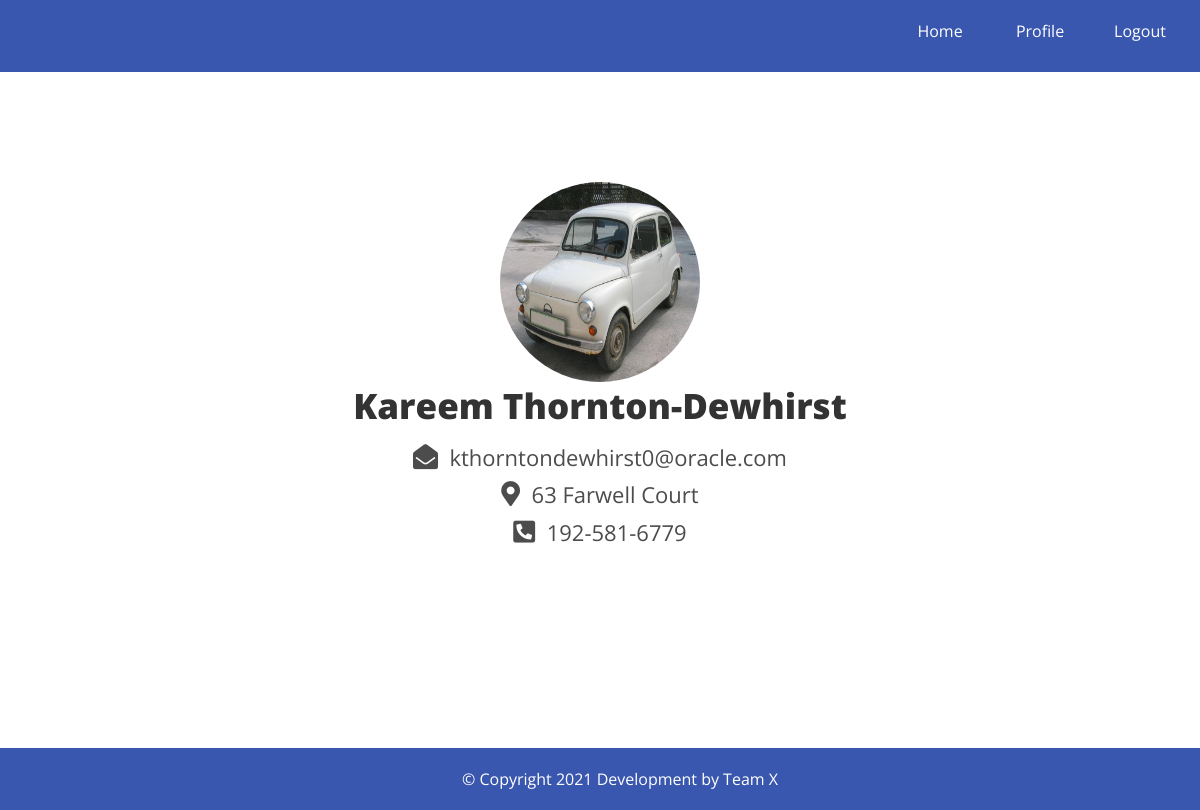
Screenshot of /view.php?id=1 (signed in) with the database file from the repository.
### tables this page shows
CREATE TABLE `user` (
  `ID` int(11) DEFAULT NULL,
  `image` varchar(50) DEFAULT NULL,
  `first_name` varchar(50) DEFAULT NULL,
  `last_name` varchar(50) DEFAULT NULL,
  `email` varchar(50) DEFAULT NULL,
  `address` varchar(50) DEFAULT NULL,
  `phone` varchar(50) DEFAULT NULL
);

### view.php (the view, shortened to what this page needs)
<?php
include('database.php');
include('includes/header-login.php');
$id = $_GET['id'];
$sql = "SELECT * FROM user WHERE id = $id";
$result = mysqli_query($conn, $sql);
?>
<div id="view"  class="container" style="text-align: center;">
<?php while ($row = mysqli_fetch_assoc($result)) { ?>
    <h1><?php echo "<img class = 'img' src='images/" . $row['image'] . "'> <br>"; ?>
     <?php echo $row['first_name'] ?>
     <?php echo $row['last_name'] . "<br>" ?></p></h1>
     <p><i class="fas fa-envelope-open"></i>&nbsp;&nbsp;<?php echo $row['email'] . "<br>" ?></p>
     <p><i class="fas fa-map-marker-alt"></i>&nbsp;&nbsp;<?php echo $row['address'] . "<br>" ?></p>
     <p><i class="fas fa-phone-square-alt"></i>&nbsp;&nbsp;<?php echo $row['phone'] . "<br>" ?>
<?php } ?>
</div>
<?php include('includes/footer.php'); ?>

### css/styles.css (style rules this page uses)
* { padding: 0; margin: 0; }
html, body { overflow-x: hidden; }
.fas { font-size: 25px; }
body, input, textarea, select { font-family: 'Open Sans', sans-serif; font-size: 16px; color: #4c4c4c; margin-top: -10px; }
h1 { font-size: 32px; font-weight: 300; color: #4c4c4c; text-align: center; padding-top: 40px; margin-bottom: 10px; }
#view { margin-left: 200px; margin: 70px auto 120px; background-color: #fff; padding: 0 20px 20px; border-radius: 6px; text-align: center }
#view h1 { font-size: 35px; font-weight: 900; color: #333; }
#view p { line-height: 1.7; font-size: 22px; }
.img { width: 200px; height: 200px; }

### view.php (style rules this page uses)
.img { height: 50px; width: 50px; border-radius: 50%; }

### rows the page displays
user: image (picture), first_name "Kareem", last_name "Thornton-Dewhirst", email "kthorntondewhirst0@oracle.com", address "63 Farwell Court", phone "192-581-6779"
